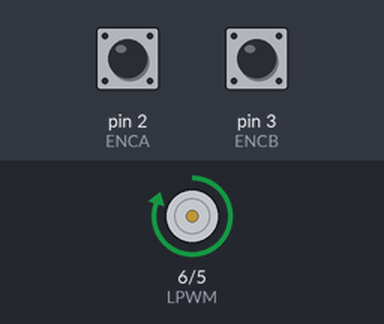
The sketch below on a simulated Arduino Uno, built with avr-gcc and run on an emulated ATmega328P. On the bench: motor-driver pin pairs drawn as motors (green arrow = first pin HIGH = forward, orange = second pin HIGH = backward, longer = more drive). Inputs (shaded band) come from the test bench; at power-on: pin 2 (ENCA) HIGH, pin 3 (ENCB) HIGH. What the sketch prints to the serial monitor is not drawn.

Above: at 5.6 s.
At 11.5 s:
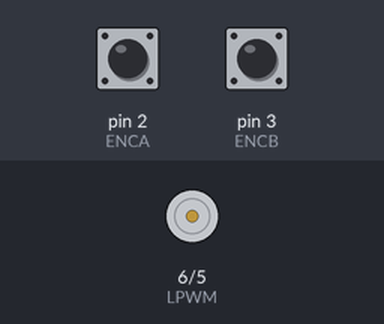
At 18.25 s:
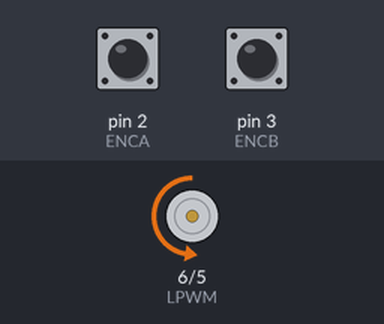
At 25.0 s:
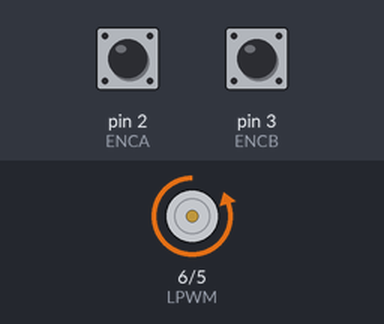
Timing chart, 0 to 40.0 s (numbered marks = the images above):
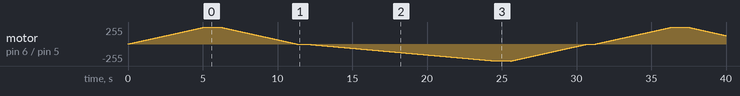

The sketch:

Motor_DC_encoder.ino
```cpp
// Motor Connections (Both must use PWM pins)
#define RPWM 5
#define LPWM 6
#define ENCA 2         //AGREGADO 2 Y 3    COLOR AZUL
#define ENCB 3        //COLOR ROJO

void setup() {
  Serial.begin(9600);       //AGREGADO
  pinMode(ENCA, INPUT);
  pinMode(ENCB, INPUT);
  pinMode(RPWM, OUTPUT);
  pinMode(LPWM, OUTPUT);

  // Stop motors
  analogWrite(RPWM, 0);
  analogWrite(LPWM, 0);
}

void readAndPrintEncoder() {
  int a = digitalRead(ENCA);
  int b = digitalRead(ENCB);
  Serial.print(a * 5);
  Serial.print(" ");
  Serial.print(b * 5);
  Serial.println();
}

void loop() {
  // Accelerate forward
  digitalWrite(RPWM, LOW);
  for (int i = 0; i < 255; i++) {
    analogWrite(LPWM, i);
    readAndPrintEncoder();
    delay(20);
  }

  delay(1000);

  // Decelerate forward
  for (int i = 255; i >= 0; i--) {
    analogWrite(LPWM, i);
    readAndPrintEncoder();
    delay(20);
  }

  delay(500);

  // Accelerate reverse
  digitalWrite(LPWM, LOW);
  for (int i = 0; i < 255; i++) {
    analogWrite(RPWM, i);
    readAndPrintEncoder();
    delay(50);
  }

  delay(1000);

  // Decelerate reverse
  for (int i = 255; i >= 0; i--) {
    analogWrite(RPWM, i);
    readAndPrintEncoder();
    delay(20);
  }

  delay(500);
}
```
